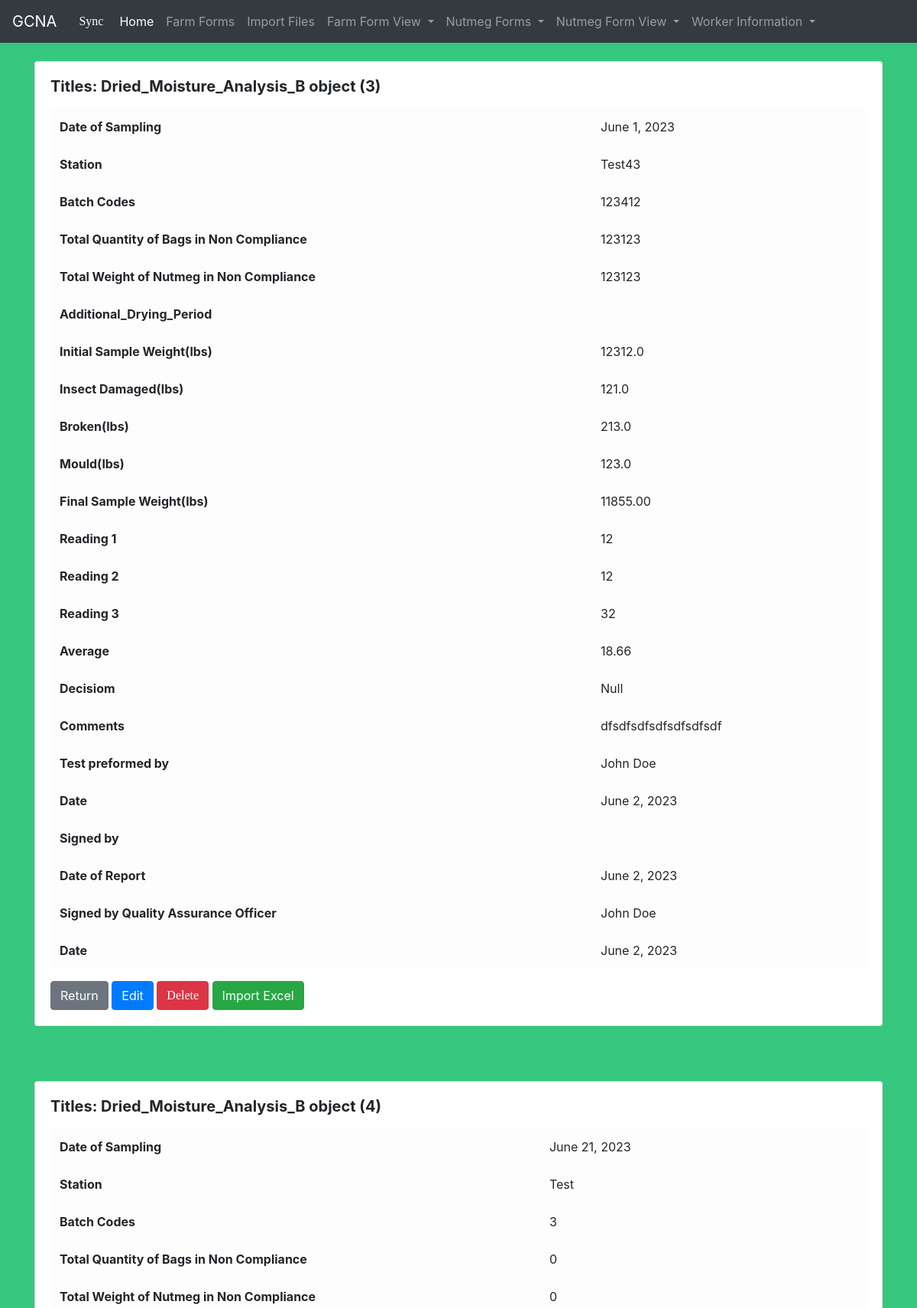
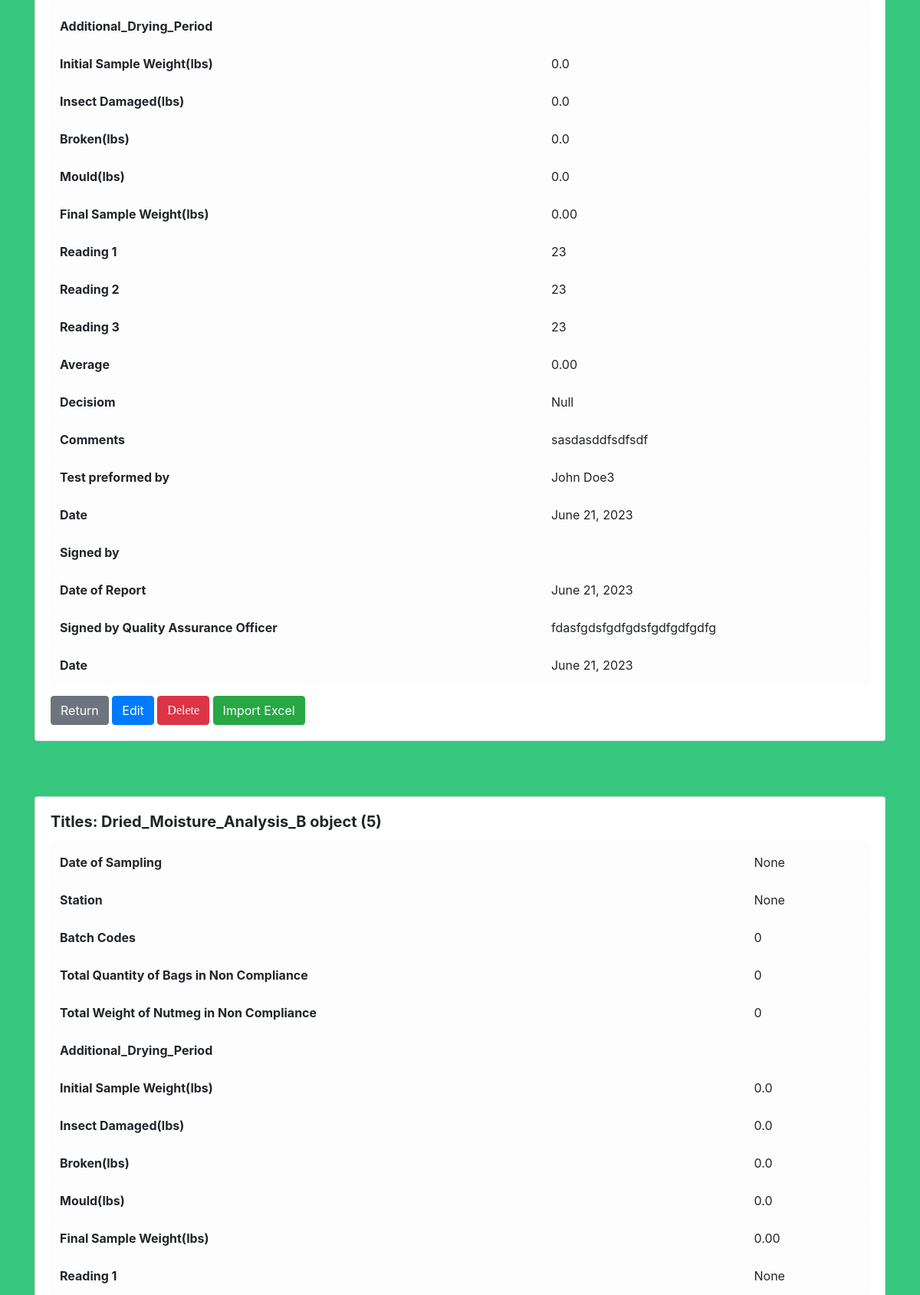
The page /viewDB/ (upper part) on the database its author committed (2 pictures, top to bottom).
### gcna_data/models.py (models this page shows)
class Dried_Moisture_Analysis_B(models.Model):
    Stations = [
        ('', 'Select Station'),
        ('Beaulieu', 'Beaulieu'),
        ('Gouyave', 'Gouyave'),
        ('Grenville', 'Grenville'),
    ]
    DECISION_MADE = [
        ('', 'What was the decision made?'),
        ('PASS', 'Pass'),
        ('FAIL', 'Fail'),
    ]
    Worker_ID_No = models.CharField(max_length=50, unique=True, null=True)
    Nutmeg_ID_No = models.CharField(max_length=50, unique=True, null=True)
    DATE_OF_SAMPLING = models.DateField('Date of Sampling',null=True,  blank=True)
    STATION = models.CharField(max_length=50, null=True,  blank=True)
    BATCH_CODE = models.IntegerField(default= 0,  blank=True)
    Total_Quantity_of_Bags_in_Non_Compliance = models.IntegerField(default= 0,  blank=True)
    Total_Weight_of_Nutmeg_in_Non_Compliance = models.IntegerField(default= 0,  blank=True)
    Additional_Drying_Period1 = models.CharField(max_length=50, null=True,  blank=True)
    Additional_Drying_Period2 = models.CharField(max_length=50, null=True, blank=True)
    Additional_Drying_Period3 = models.CharField(max_length=50, null=True, blank=True)
    Initial_Sample_Weight = models.FloatField(default= 0,  blank=True)
    Insect_Damaged = models.FloatField(default= 0,  blank=True)
    Broken= models.FloatField(default= 0,  blank=True)
    Mould= models.FloatField(default= 0,  blank=True)
    Final_Sample_Weight= models.DecimalField(default= 0,decimal_places=2,max_digits= 30,  blank=True)
    READING_1 = models.CharField(max_length=50, null=True,  blank=True)
    READING_2 = models.CharField(max_length=50, null=True,  blank=True)
    READING_3 = models.CharField(max_length=50, null=True,  blank=True)
    AVERAGE = models.DecimalField(default= 0,decimal_places=2,max_digits= 200,  blank=True)
    DECISION = models.CharField(max_length=50,choices=DECISION_MADE,null=True,  blank=True)
    Comments = models.TextField(blank=True)
    TEST_PERFORMED_BY  = models.CharField(max_length=50, null=True,  blank=True)
    APPROVED_BY  = models.CharField(max_length=50, null=True,  blank=True)
    DATE_OF_REPORT = models.DateField('Date of Report',null=True,  blank=True)
    SIGNED_BY_QUALITY_ASSURANCE_OFFICER = models.CharField(max_length=50, null=True,  blank=True)
    DATE = models.DateField('Current Date',null=True,  blank=True)

### gcna_data/views.py (the view)
# urls.py: path("viewDB/", views.dried_B_Form, name="view_driedB"),
def dried_B_Form(request):
	dried_B_list = Dried_Moisture_Analysis_B.objects.all()
	return render(request,'gcna/view_driedB.html',{'dried_B_list': dried_B_list})

### gcna_data/templates/gcna/view_driedB.html (shortened to what this page needs)
{% extends 'gcna/base.html' %}
{% block content%}
{% for dried in dried_B_list %}
<div class="card">
  <div class="card-body">
    <h5 class="card-title"><strong>Titles: {{ dried }}</strong>
  </h5>
    <p class="card-text">
        <table id="vertical-1" class="table table-hover table-light">
         <tr>
            <th>Date of Sampling</th>
            <td>{{ dried.DATE_OF_SAMPLING }}</td>
        </tr>
        <tr>
            <th>Station</th>
            <td>{{ dried.STATION }}</td>
        </tr>
        <tr>
            <th>Batch Codes</th>
            <td>{{ dried.BATCH_CODE }}</td>
        </tr>
        <tr>
            <th>Total Quantity of Bags in Non Compliance</th>
            <td>{{ dried.Total_Quantity_of_Bags_in_Non_Compliance }}</td>
        </tr>
        <tr>
            <th>Total Weight of Nutmeg in Non Compliance</th>
            <td>{{ dried.Total_Weight_of_Nutmeg_in_Non_Compliance }}</td>
        </tr>
        <tr>
            <th>Additional_Drying_Period</th>
            <td>{{ dried.Additional_Drying_Period }}</td>
        </tr>
        <tr>
            <th>Initial Sample Weight(lbs)</th>
            <td>{{ dried.Initial_Sample_Weight }}</td>
        </tr>
        <tr>
            <th>Insect Damaged(lbs)</th>
            <td>{{ dried.Insect_Damaged }}</td>
        </tr>
        <tr>
            <th>Broken(lbs)</th>
            <td>{{ dried.Broken }}</td>
        </tr>
        <tr>
            <th>Mould(lbs)</th>
            <td>{{ dried.Mould }}</td>
        </tr>
        <tr>
            <th>Final Sample Weight(lbs)</th>
            <td>{{ dried.Final_Sample_Weight }}</td>
        </tr>
        <tr>
            <th>Reading 1</th>
            <td>{{ dried.READING_1 }}</td>
        </tr>
        <tr>
            <th>Reading 2</th>
            <td>{{ dried.READING_2 }}</td>
        </tr>
        <tr>
            <th>Reading 3</th>
            <td>{{ dried.READING_3 }}</td>
        </tr>
        <tr>
            <th>Average</th>
            <td>{{ dried.AVERAGE }}</td>
        </tr>
        <tr>
            <th>Decisiom</th>
            <td>{{ dried.DECISION }}</td>
        </tr>
        <tr>
            <th>Comments</th>
            <td>{{ dried.Comments }}</td>
        </tr>
        <tr>
            <th>Test preformed by</th>
            <td>{{ dried.TEST_PERFORMED_BY }}</td>
        </tr>
        <tr>
            <th>Date</th>
            <td>{{ dried.DATE }}</td>
        </tr>
        <tr>
            <th>Signed by</th>
            <td>{{ dried.SIGNED_BY }}</td>
        </tr>
        <tr>
            <th>Date of Report</th>
            <td>{{ dried.DATE_OF_REPORT }}</td>
        </tr>
        <tr>
            <th>Signed by Quality Assurance Officer</th>
            <td>{{ dried.SIGNED_BY_QUALITY_ASSURANCE_OFFICER }}</td>
        </tr>
                <tr>
            <th>Date</th>
            <td>{{ dried.DATE }}</td>
        </tr>
    </table>
                </p>
            <a href="{% url 'adhome' %}" class="btn btn-secondary">Return</a>
                     <a href="{% url 'edit_dried_B' dried.pk %}" class="btn btn-primary">Edit</a>
     <form action="{% url 'delete_dried_B' dried.pk %}" method="POST" style="display: inline-block;">
        <button type="submit" class="btn btn-danger">Delete</button>
    </form>
    <a href="{% url 'import_data2' %}" class="btn btn-success">Import Excel</a>
 </div>        </div>
<br>
<br>
<br>
{% endfor %}
{% endblock %}

### GCNA/style.css (style rules this page uses)
* { box-sizing: border-box; }
body { background-color: rgba(4, 185, 94, 0.8); }
button { background-color: #00944a; color: #ffffff; border: none; padding: 10px 20px; font-size: 17px; font-family: Raleway; cursor: pointer; }

### rows shown on the page
Dried_Moisture_Analysis_B: id "Dried_Moisture_Analysis_B object (3)", DATE_OF_SAMPLING "June 1, 2023", STATION "Test43", BATCH_CODE "123412", Total_Quantity_of_Bags_in_Non_Compliance "123123", Total_Weight_of_Nutmeg_in_Non_Compliance "123123", Initial_Sample_Weight "12312.0", Insect_Damaged "121.0", Broken "213.0", Mould "123.0", Final_Sample_Weight "11855.00", READING_1 "12", READING_2 "12", READING_3 "32", AVERAGE "18.66", DECISION "Null", Comments "dfsdfsdfsdfsdfsdfsdf", TEST_PERFORMED_BY "John Doe", DATE "June 2, 2023", DATE_OF_REPORT "June 2, 2023", SIGNED_BY_QUALITY_ASSURANCE_OFFICER "John Doe"
Dried_Moisture_Analysis_B: id "Dried_Moisture_Analysis_B object (4)", DATE_OF_SAMPLING "June 21, 2023", STATION "Test", BATCH_CODE "3", Total_Quantity_of_Bags_in_Non_Compliance "0", Total_Weight_of_Nutmeg_in_Non_Compliance "0", Initial_Sample_Weight "0.0", Insect_Damaged "0.0", Broken "0.0", Mould "0.0", Final_Sample_Weight "0.00", READING_1 "23", READING_2 "23", READING_3 "23", AVERAGE "0.00", DECISION "Null", Comments "sasdasddfsdfsdf", TEST_PERFORMED_BY "John Doe3", DATE "June 21, 2023", DATE_OF_REPORT "June 21, 2023", SIGNED_BY_QUALITY_ASSURANCE_OFFICER "fdasfgdsfgdfgdsfgdfgdfgdfg"
Dried_Moisture_Analysis_B: id "Dried_Moisture_Analysis_B object (5)", DATE_OF_SAMPLING "None", STATION "None", BATCH_CODE "0", Total_Quantity_of_Bags_in_Non_Compliance "0", Total_Weight_of_Nutmeg_in_Non_Compliance "0", Initial_Sample_Weight "0.0", Insect_Damaged "0.0", Broken "0.0", Mould "0.0", Final_Sample_Weight "0.00", READING_1 "None"
